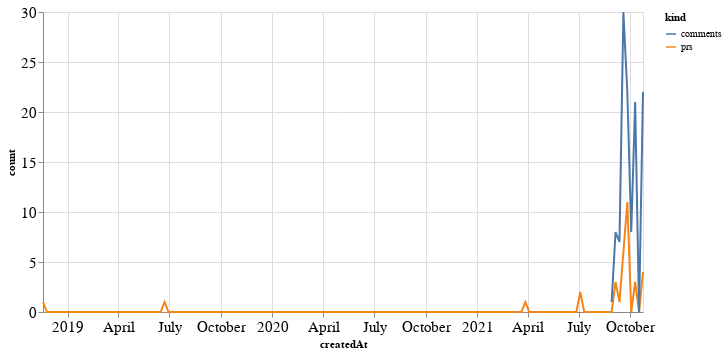

Notebook code cell kept with this figure:
### Code cell
alt.Chart(total_time, width=600).mark_line().encode(
    x='createdAt',
    y='count',
    color='kind'
)

### Figure 1 — Vega-Lite specification as saved in the notebook (floating-point values rounded to 4 significant figures; data arrays with more than 128 entries replaced by an {"elided": "..."} marker saying what was removed)
{"config": {"axisLeft": {"labelFontSize": 15}, "axisBottom": {"labelFontSize": 15}}, "data": {"name": "data-298b04d65426e8909c75da7d393e231e"}, "mark": "line", "encoding": {"color": {"type": "nominal", "field": "kind"}, "x": {"type": "temporal", "field": "createdAt"}, "y": {"type": "quantitative", "field": "count"}}, "width": 600, "$schema": "https://vega.github.io/schema/vega-lite/v4.8.1.json", "datasets": {"data-298b04d65426e8909c75da7d393e231e": {"elided": "308 records"}}}
